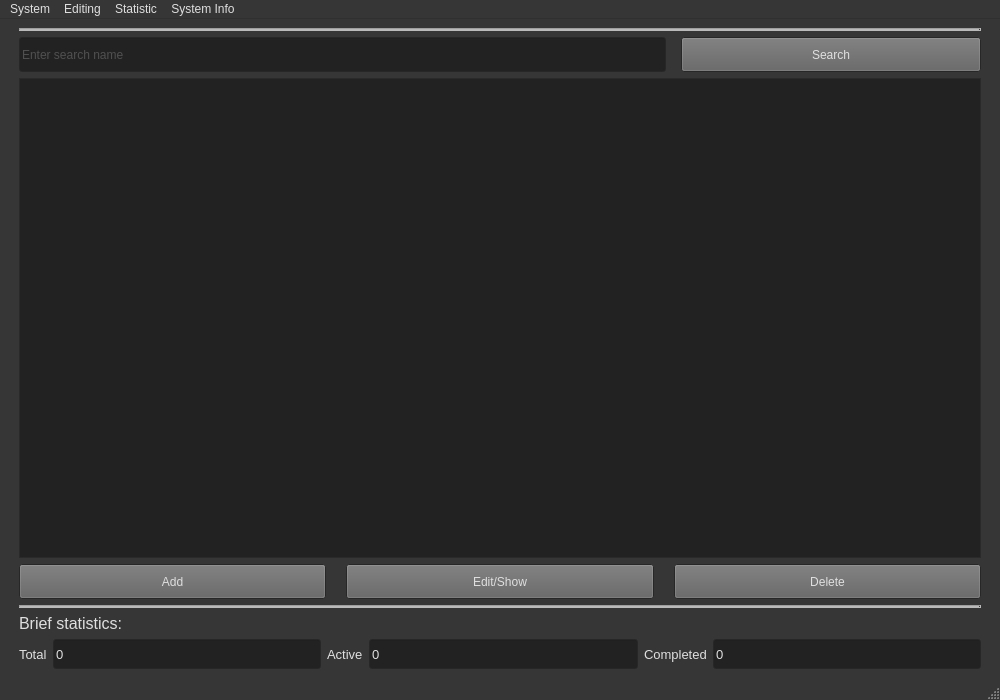
<?xml version="1.0" encoding="UTF-8"?>
<ui version="4.0">
 <class>MainWindow</class>
 <widget class="QMainWindow" name="MainWindow">
  <property name="geometry">
   <rect>
    <x>0</x>
    <y>0</y>
    <width>1000</width>
    <height>700</height>
   </rect>
  </property>
  <property name="minimumSize">
   <size>
    <width>1000</width>
    <height>700</height>
   </size>
  </property>
  <property name="palette">
   <palette>
    <active>
     <colorrole role="WindowText">
      <brush brushstyle="SolidPattern">
       <color alpha="255">
        <red>223</red>
        <green>223</green>
        <blue>223</blue>
       </color>
      </brush>
     </colorrole>
     <colorrole role="Button">
      <brush brushstyle="SolidPattern">
       <color alpha="255">
        <red>97</red>
        <green>97</green>
        <blue>97</blue>
       </color>
      </brush>
     </colorrole>
     <colorrole role="Light">
      <brush brushstyle="SolidPattern">
       <color alpha="255">
        <red>186</red>
        <green>186</green>
        <blue>186</blue>
       </color>
      </brush>
     </colorrole>
     <colorrole role="Midlight">
      <brush brushstyle="SolidPattern">
       <color alpha="255">
        <red>84</red>
        <green>84</green>
        <blue>84</blue>
       </color>
      </brush>
     </colorrole>
     <colorrole role="Text">
      <brush brushstyle="SolidPattern">
       <color alpha="255">
        <red>223</red>
        <green>223</green>
        <blue>223</blue>
       </color>
      </brush>
     </colorrole>
     <colorrole role="ButtonText">
      <brush brushstyle="SolidPattern">
       <color alpha="255">
        <red>223</red>
        <green>223</green>
        <blue>223</blue>
       </color>
      </brush>
     </colorrole>
     <colorrole role="Base">
      <brush brushstyle="SolidPattern">
       <color alpha="255">
        <red>34</red>
        <green>34</green>
        <blue>34</blue>
       </color>
      </brush>
     </colorrole>
     <colorrole role="Window">
      <brush brushstyle="SolidPattern">
       <color alpha="255">
        <red>54</red>
        <green>54</green>
        <blue>54</blue>
       </color>
      </brush>
     </colorrole>
     <colorrole role="Shadow">
      <brush brushstyle="SolidPattern">
       <color alpha="255">
        <red>255</red>
        <green>255</green>
        <blue>255</blue>
       </color>
      </brush>
     </colorrole>
     <colorrole role="Highlight">
      <brush brushstyle="SolidPattern">
       <color alpha="255">
        <red>192</red>
        <green>129</green>
        <blue>28</blue>
       </color>
      </brush>
     </colorrole>
     <colorrole role="HighlightedText">
      <brush brushstyle="SolidPattern">
       <color alpha="255">
        <red>255</red>
        <green>255</green>
        <blue>255</blue>
       </color>
      </brush>
     </colorrole>
     <colorrole role="Link">
      <brush brushstyle="SolidPattern">
       <color alpha="255">
        <red>124</red>
        <green>52</green>
        <blue>18</blue>
       </color>
      </brush>
     </colorrole>
     <colorrole role="LinkVisited">
      <brush brushstyle="SolidPattern">
       <color alpha="255">
        <red>80</red>
        <green>42</green>
        <blue>24</blue>
       </color>
      </brush>
     </colorrole>
     <colorrole role="AlternateBase">
      <brush brushstyle="SolidPattern">
       <color alpha="255">
        <red>245</red>
        <green>186</green>
        <blue>119</blue>
       </color>
      </brush>
     </colorrole>
     <colorrole role="ToolTipBase">
      <brush brushstyle="SolidPattern">
       <color alpha="255">
        <red>54</red>
        <green>54</green>
        <blue>54</blue>
       </color>
      </brush>
     </colorrole>
     <colorrole role="ToolTipText">
      <brush brushstyle="SolidPattern">
       <color alpha="255">
        <red>255</red>
        <green>255</green>
        <blue>255</blue>
       </color>
      </brush>
     </colorrole>
     <colorrole role="PlaceholderText">
      <brush brushstyle="SolidPattern">
       <color alpha="128">
        <red>125</red>
        <green>125</green>
        <blue>125</blue>
       </color>
      </brush>
     </colorrole>
     <colorrole role="Accent">
      <brush brushstyle="SolidPattern">
       <color alpha="255">
        <red>216</red>
        <green>130</green>
        <blue>43</blue>
       </color>
      </brush>
     </colorrole>
    </active>
    <inactive>
     <colorrole role="WindowText">
      <brush brushstyle="SolidPattern">
       <color alpha="255">
        <red>223</red>
        <green>223</green>
        <blue>223</blue>
       </color>
      </brush>
     </colorrole>
     <colorrole role="Button">
      <brush brushstyle="SolidPattern">
       <color alpha="255">
        <red>97</red>
        <green>97</green>
        <blue>97</blue>
       </color>
      </brush>
     </colorrole>
     <colorrole role="Light">
      <brush brushstyle="SolidPattern">
       <color alpha="255">
        <red>186</red>
        <green>186</green>
        <blue>186</blue>
       </color>
      </brush>
     </colorrole>
     <colorrole role="Midlight">
      <brush brushstyle="SolidPattern">
       <color alpha="255">
        <red>84</red>
        <green>84</green>
        <blue>84</blue>
       </color>
      </brush>
     </colorrole>
     <colorrole role="Text">
      <brush brushstyle="SolidPattern">
       <color alpha="255">
        <red>223</red>
        <green>223</green>
        <blue>223</blue>
       </color>
      </brush>
     </colorrole>
     <colorrole role="ButtonText">
      <brush brushstyle="SolidPattern">
       <color alpha="255">
        <red>223</red>
        <green>223</green>
        <blue>223</blue>
       </color>
      </brush>
     </colorrole>
     <colorrole role="Base">
      <brush brushstyle="SolidPattern">
       <color alpha="255">
        <red>34</red>
        <green>34</green>
        <blue>34</blue>
       </color>
      </brush>
     </colorrole>
     <colorrole role="Window">
      <brush brushstyle="SolidPattern">
       <color alpha="255">
        <red>54</red>
        <green>54</green>
        <blue>54</blue>
       </color>
      </brush>
     </colorrole>
     <colorrole role="Shadow">
      <brush brushstyle="SolidPattern">
       <color alpha="255">
        <red>255</red>
        <green>255</green>
        <blue>255</blue>
       </color>
      </brush>
     </colorrole>
     <colorrole role="Highlight">
      <brush brushstyle="SolidPattern">
       <color alpha="255">
        <red>192</red>
        <green>129</green>
        <blue>28</blue>
       </color>
      </brush>
     </colorrole>
     <colorrole role="HighlightedText">
      <brush brushstyle="SolidPattern">
       <color alpha="255">
        <red>255</red>
        <green>255</green>
        <blue>255</blue>
       </color>
      </brush>
     </colorrole>
     <colorrole role="Link">
      <brush brushstyle="SolidPattern">
       <color alpha="255">
        <red>124</red>
        <green>52</green>
        <blue>18</blue>
       </color>
      </brush>
     </colorrole>
     <colorrole role="LinkVisited">
      <brush brushstyle="SolidPattern">
       <color alpha="255">
        <red>80</red>
        <green>42</green>
        <blue>24</blue>
       </color>
      </brush>
     </colorrole>
     <colorrole role="AlternateBase">
      <brush brushstyle="SolidPattern">
       <color alpha="255">
        <red>245</red>
        <green>186</green>
        <blue>119</blue>
       </color>
      </brush>
     </colorrole>
     <colorrole role="ToolTipBase">
      <brush brushstyle="SolidPattern">
       <color alpha="255">
        <red>54</red>
        <green>54</green>
        <blue>54</blue>
       </color>
      </brush>
     </colorrole>
     <colorrole role="ToolTipText">
      <brush brushstyle="SolidPattern">
       <color alpha="255">
        <red>255</red>
        <green>255</green>
        <blue>255</blue>
       </color>
      </brush>
     </colorrole>
     <colorrole role="PlaceholderText">
      <brush brushstyle="SolidPattern">
       <color alpha="128">
        <red>125</red>
        <green>125</green>
        <blue>125</blue>
       </color>
      </brush>
     </colorrole>
     <colorrole role="Accent">
      <brush brushstyle="SolidPattern">
       <color alpha="255">
        <red>216</red>
        <green>130</green>
        <blue>43</blue>
       </color>
      </brush>
     </colorrole>
    </inactive>
    <disabled>
     <colorrole role="Button">
      <brush brushstyle="SolidPattern">
       <color alpha="255">
        <red>97</red>
        <green>97</green>
        <blue>97</blue>
       </color>
      </brush>
     </colorrole>
     <colorrole role="Light">
      <brush brushstyle="SolidPattern">
       <color alpha="255">
        <red>186</red>
        <green>186</green>
        <blue>186</blue>
       </color>
      </brush>
     </colorrole>
     <colorrole role="Midlight">
      <brush brushstyle="SolidPattern">
       <color alpha="255">
        <red>84</red>
        <green>84</green>
        <blue>84</blue>
       </color>
      </brush>
     </colorrole>
     <colorrole role="Base">
      <brush brushstyle="SolidPattern">
       <color alpha="255">
        <red>54</red>
        <green>54</green>
        <blue>54</blue>
       </color>
      </brush>
     </colorrole>
     <colorrole role="Window">
      <brush brushstyle="SolidPattern">
       <color alpha="255">
        <red>54</red>
        <green>54</green>
        <blue>54</blue>
       </color>
      </brush>
     </colorrole>
     <colorrole role="Shadow">
      <brush brushstyle="SolidPattern">
       <color alpha="255">
        <red>255</red>
        <green>255</green>
        <blue>255</blue>
       </color>
      </brush>
     </colorrole>
     <colorrole role="HighlightedText">
      <brush brushstyle="SolidPattern">
       <color alpha="255">
        <red>255</red>
        <green>255</green>
        <blue>255</blue>
       </color>
      </brush>
     </colorrole>
     <colorrole role="Link">
      <brush brushstyle="SolidPattern">
       <color alpha="255">
        <red>124</red>
        <green>52</green>
        <blue>18</blue>
       </color>
      </brush>
     </colorrole>
     <colorrole role="LinkVisited">
      <brush brushstyle="SolidPattern">
       <color alpha="255">
        <red>80</red>
        <green>42</green>
        <blue>24</blue>
       </color>
      </brush>
     </colorrole>
     <colorrole role="AlternateBase">
      <brush brushstyle="SolidPattern">
       <color alpha="255">
        <red>245</red>
        <green>186</green>
        <blue>119</blue>
       </color>
      </brush>
     </colorrole>
     <colorrole role="ToolTipBase">
      <brush brushstyle="SolidPattern">
       <color alpha="255">
        <red>54</red>
        <green>54</green>
        <blue>54</blue>
       </color>
      </brush>
     </colorrole>
     <colorrole role="ToolTipText">
      <brush brushstyle="SolidPattern">
       <color alpha="255">
        <red>255</red>
        <green>255</green>
        <blue>255</blue>
       </color>
      </brush>
     </colorrole>
     <colorrole role="PlaceholderText">
      <brush brushstyle="SolidPattern">
       <color alpha="128">
        <red>125</red>
        <green>125</green>
        <blue>125</blue>
       </color>
      </brush>
     </colorrole>
     <colorrole role="Accent">
      <brush brushstyle="SolidPattern">
       <color alpha="255">
        <red>216</red>
        <green>130</green>
        <blue>43</blue>
       </color>
      </brush>
     </colorrole>
    </disabled>
   </palette>
  </property>
  <property name="windowTitle">
   <string>ㅤ</string>
  </property>
  <property name="windowIcon">
   <iconset theme="folder"/>
  </property>
  <widget class="QWidget" name="centralwidget">
   <layout class="QGridLayout" name="gridLayout_2">
    <item row="0" column="0">
     <layout class="QVBoxLayout" name="verticalLayout" stretch="0,0,0,0,0,0,0">
      <property name="leftMargin">
       <number>10</number>
      </property>
      <property name="rightMargin">
       <number>10</number>
      </property>
      <item>
       <widget class="Line" name="line">
        <property name="lineWidth">
         <number>2</number>
        </property>
        <property name="orientation">
         <enum>Qt::Orientation::Horizontal</enum>
        </property>
       </widget>
      </item>
      <item>
       <layout class="QHBoxLayout" name="SearchLayout" stretch="0,0">
        <property name="spacing">
         <number>15</number>
        </property>
        <property name="leftMargin">
         <number>0</number>
        </property>
        <property name="rightMargin">
         <number>0</number>
        </property>
        <item>
         <widget class="QLineEdit" name="Searchline">
          <property name="minimumSize">
           <size>
            <width>0</width>
            <height>35</height>
           </size>
          </property>
          <property name="placeholderText">
           <string>Enter search name</string>
          </property>
         </widget>
        </item>
        <item>
         <widget class="QPushButton" name="SearchButton">
          <property name="minimumSize">
           <size>
            <width>300</width>
            <height>35</height>
           </size>
          </property>
          <property name="text">
           <string>Search</string>
          </property>
          <property name="autoDefault">
           <bool>true</bool>
          </property>
         </widget>
        </item>
       </layout>
      </item>
      <item>
       <widget class="QTableView" name="tableView">
        <property name="font">
         <font>
          <pointsize>12</pointsize>
         </font>
        </property>
        <property name="selectionMode">
         <enum>QAbstractItemView::SelectionMode::SingleSelection</enum>
        </property>
        <property name="selectionBehavior">
         <enum>QAbstractItemView::SelectionBehavior::SelectRows</enum>
        </property>
        <property name="sortingEnabled">
         <bool>true</bool>
        </property>
        <attribute name="horizontalHeaderVisible">
         <bool>true</bool>
        </attribute>
        <attribute name="horizontalHeaderCascadingSectionResizes">
         <bool>true</bool>
        </attribute>
        <attribute name="horizontalHeaderShowSortIndicator" stdset="0">
         <bool>true</bool>
        </attribute>
        <attribute name="horizontalHeaderStretchLastSection">
         <bool>false</bool>
        </attribute>
        <attribute name="verticalHeaderVisible">
         <bool>false</bool>
        </attribute>
        <attribute name="verticalHeaderStretchLastSection">
         <bool>false</bool>
        </attribute>
       </widget>
      </item>
      <item>
       <layout class="QHBoxLayout" name="AEDButtonsLayout">
        <property name="spacing">
         <number>20</number>
        </property>
        <property name="sizeConstraint">
         <enum>QLayout::SizeConstraint::SetFixedSize</enum>
        </property>
        <property name="leftMargin">
         <number>0</number>
        </property>
        <property name="rightMargin">
         <number>0</number>
        </property>
        <item>
         <widget class="QPushButton" name="AddButton">
          <property name="minimumSize">
           <size>
            <width>0</width>
            <height>35</height>
           </size>
          </property>
          <property name="text">
           <string>Add</string>
          </property>
          <property name="autoDefault">
           <bool>true</bool>
          </property>
         </widget>
        </item>
        <item>
         <widget class="QPushButton" name="EditButton">
          <property name="minimumSize">
           <size>
            <width>0</width>
            <height>35</height>
           </size>
          </property>
          <property name="text">
           <string>Edit/Show</string>
          </property>
          <property name="autoDefault">
           <bool>true</bool>
          </property>
         </widget>
        </item>
        <item>
         <widget class="QPushButton" name="DeleteButton">
          <property name="minimumSize">
           <size>
            <width>0</width>
            <height>35</height>
           </size>
          </property>
          <property name="text">
           <string>Delete</string>
          </property>
          <property name="autoDefault">
           <bool>true</bool>
          </property>
         </widget>
        </item>
       </layout>
      </item>
      <item>
       <widget class="Line" name="line_2">
        <property name="lineWidth">
         <number>2</number>
        </property>
        <property name="orientation">
         <enum>Qt::Orientation::Horizontal</enum>
        </property>
       </widget>
      </item>
      <item>
       <widget class="QLabel" name="label">
        <property name="font">
         <font>
          <pointsize>12</pointsize>
         </font>
        </property>
        <property name="text">
         <string>Brief statistics:</string>
        </property>
       </widget>
      </item>
      <item>
       <layout class="QHBoxLayout" name="StatisticLayout">
        <item>
         <widget class="QLabel" name="label_2">
          <property name="minimumSize">
           <size>
            <width>0</width>
            <height>30</height>
           </size>
          </property>
          <property name="font">
           <font>
            <pointsize>10</pointsize>
           </font>
          </property>
          <property name="text">
           <string>Total</string>
          </property>
         </widget>
        </item>
        <item>
         <widget class="QLineEdit" name="TotalLine">
          <property name="minimumSize">
           <size>
            <width>0</width>
            <height>30</height>
           </size>
          </property>
          <property name="font">
           <font>
            <pointsize>10</pointsize>
           </font>
          </property>
          <property name="text">
           <string>0</string>
          </property>
          <property name="readOnly">
           <bool>true</bool>
          </property>
          <property name="placeholderText">
           <string>0</string>
          </property>
         </widget>
        </item>
        <item>
         <widget class="QLabel" name="label_3">
          <property name="minimumSize">
           <size>
            <width>0</width>
            <height>30</height>
           </size>
          </property>
          <property name="font">
           <font>
            <pointsize>10</pointsize>
           </font>
          </property>
          <property name="text">
           <string>Active</string>
          </property>
         </widget>
        </item>
        <item>
         <widget class="QLineEdit" name="ActiveLine">
          <property name="minimumSize">
           <size>
            <width>0</width>
            <height>30</height>
           </size>
          </property>
          <property name="font">
           <font>
            <pointsize>10</pointsize>
           </font>
          </property>
          <property name="text">
           <string>0</string>
          </property>
          <property name="readOnly">
           <bool>true</bool>
          </property>
          <property name="placeholderText">
           <string>0</string>
          </property>
         </widget>
        </item>
        <item>
         <widget class="QLabel" name="label_4">
          <property name="minimumSize">
           <size>
            <width>0</width>
            <height>30</height>
           </size>
          </property>
          <property name="font">
           <font>
            <pointsize>10</pointsize>
           </font>
          </property>
          <property name="text">
           <string>Completed</string>
          </property>
         </widget>
        </item>
        <item>
         <widget class="QLineEdit" name="CompletedLine">
          <property name="minimumSize">
           <size>
            <width>0</width>
            <height>30</height>
           </size>
          </property>
          <property name="font">
           <font>
            <pointsize>10</pointsize>
           </font>
          </property>
          <property name="text">
           <string>0</string>
          </property>
          <property name="readOnly">
           <bool>true</bool>
          </property>
          <property name="placeholderText">
           <string>0</string>
          </property>
         </widget>
        </item>
       </layout>
      </item>
     </layout>
    </item>
   </layout>
  </widget>
  <widget class="QMenuBar" name="menubar">
   <property name="geometry">
    <rect>
     <x>0</x>
     <y>0</y>
     <width>1000</width>
     <height>21</height>
    </rect>
   </property>
   <widget class="QMenu" name="menuEditing">
    <property name="title">
     <string>Editing</string>
    </property>
    <addaction name="actionAdd_order"/>
    <addaction name="actionEdit_order"/>
    <addaction name="actionDelete_order"/>
   </widget>
   <widget class="QMenu" name="menuStatistic">
    <property name="title">
     <string>Statistic</string>
    </property>
    <addaction name="actionShow_statistic"/>
   </widget>
   <widget class="QMenu" name="menuSystem_Info">
    <property name="title">
     <string>System Info</string>
    </property>
    <addaction name="actionShow_info"/>
   </widget>
   <widget class="QMenu" name="menuSystem">
    <property name="title">
     <string>System</string>
    </property>
    <addaction name="actionLog_out"/>
   </widget>
   <addaction name="menuSystem"/>
   <addaction name="menuEditing"/>
   <addaction name="menuStatistic"/>
   <addaction name="menuSystem_Info"/>
  </widget>
  <widget class="QStatusBar" name="statusbar"/>
  <action name="actionLog_out">
   <property name="text">
    <string>Log out</string>
   </property>
  </action>
  <action name="actionAdd_order">
   <property name="text">
    <string>Add order</string>
   </property>
  </action>
  <action name="actionEdit_order">
   <property name="text">
    <string>Edit order</string>
   </property>
  </action>
  <action name="actionDelete_order">
   <property name="text">
    <string>Delete order</string>
   </property>
  </action>
  <action name="actionShow_statistic">
   <property name="text">
    <string>Show full statistic</string>
   </property>
  </action>
  <action name="actionShow_info">
   <property name="text">
    <string>Show app info</string>
   </property>
  </action>
 </widget>
 <resources/>
 <connections/>
</ui>
